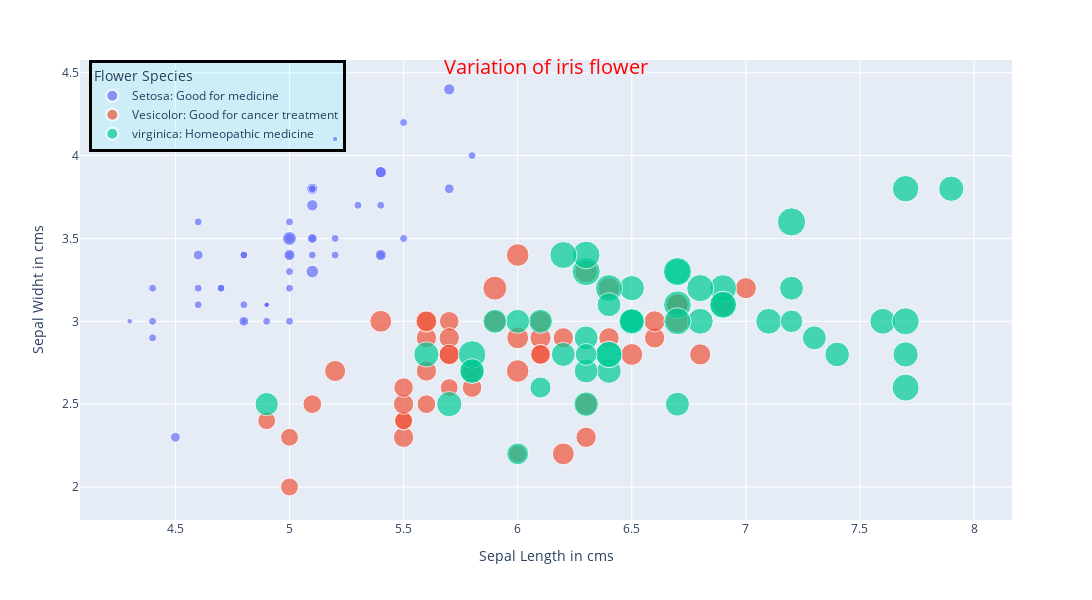

Notebook cell for this chart:
### Code cell
fig = px.scatter(iris, x = 'sepal_length', y = 'sepal_width', color = 'species',hover_data = ['petal_length'], 
           size = 'petal_width',
        labels = {'sepal_width': "Sepal Widht in cms", 'sepal_length': 'Sepal Length in cms'},)
fig.update_traces( marker_opacity = 0.7, )
fig.update_layout(title = dict(text = 'Variation of iris flower', font_size = 20), 
                  title_x = 0.5,title_y = 0.9, title_font_color = 'red',
                  legend_title_text = 'Flower Species',legend_bgcolor = 'rgba(0,255,255,0.1)',legend_bordercolor = 'black', 
                  legend_borderwidth  = 3, legend_x = 0.01, legend_tracegroupgap = 0.01)

#if you want to change the name of the legend items

for i , j in zip(['Setosa: Good for medicine' , 'Vesicolor: Good for cancer treatment', 'virginica: Homeopathic medicine']
                 ,['setosa', 'versicolor', 'virginica']):
    fig.update_traces(name = i, selector = {'name':j})
    
#changing the size of the figure , NOTE HEIGHT AND WIDTH ARE IN PIXELS

fig.update_layout(height = 600, width =1200)

fig.show()

### Figure 1 — Plotly figure (JSON) as saved in the notebook; plotly's stock layout.template omitted (floating-point values rounded to 4 significant figures)
{"data": [{"customdata": [[1.4], [1.4], [1.3], [1.5], [1.4], [1.7], [1.4], [1.5], [1.4], [1.5], [1.5], [1.6], [1.4], [1.1], [1.2], [1.5], [1.3], [1.4], [1.7], [1.5], [1.7], [1.5], [1], [1.7], [1.9], [1.6], [1.6], [1.5], [1.4], [1.6], [1.6], [1.5], [1.5], [1.4], [1.5], [1.2], [1.3], [1.5], [1.3], [1.5], [1.3], [1.3], [1.3], [1.6], [1.9], [1.4], [1.6], [1.4], [1.5], [1.4]], "hovertemplate": "species=setosa<br>Sepal Length in cms=%{x}<br>Sepal Widht in cms=%{y}<br>petal_width=%{marker.size}<br>petal_length=%{customdata[0]}<extra></extra>", "legendgroup": "setosa", "marker": {"color": "#636efa", "opacity": 0.7, "size": [0.2, 0.2, 0.2, 0.2, 0.2, 0.4, 0.3, 0.2, 0.2, 0.1, 0.2, 0.2, 0.1, 0.1, 0.2, 0.4, 0.4, 0.3, 0.3, 0.3, 0.2, 0.4, 0.2, 0.5, 0.2, 0.2, 0.4, 0.2, 0.2, 0.2, 0.2, 0.4, 0.1, 0.2, 0.1, 0.2, 0.2, 0.1, 0.2, 0.2, 0.3, 0.3, 0.2, 0.6, 0.4, 0.3, 0.2, 0.2, 0.2, 0.2], "sizemode": "area", "sizeref": 0.00625, "symbol": "circle"}, "mode": "markers", "name": "Setosa: Good for medicine", "orientation": "v", "showlegend": true, "type": "scatter", "x": [5.1, 4.9, 4.7, 4.6, 5, 5.4, 4.6, 5, 4.4, 4.9, 5.4, 4.8, 4.8, 4.3, 5.8, 5.7, 5.4, 5.1, 5.7, 5.1, 5.4, 5.1, 4.6, 5.1, 4.8, 5, 5, 5.2, 5.2, 4.7, 4.8, 5.4, 5.2, 5.5, 4.9, 5, 5.5, 4.9, 4.4, 5.1, 5, 4.5, 4.4, 5, 5.1, 4.8, 5.1, 4.6, 5.3, 5], "xaxis": "x", "y": [3.5, 3, 3.2, 3.1, 3.6, 3.9, 3.4, 3.4, 2.9, 3.1, 3.7, 3.4, 3, 3, 4, 4.4, 3.9, 3.5, 3.8, 3.8, 3.4, 3.7, 3.6, 3.3, 3.4, 3, 3.4, 3.5, 3.4, 3.2, 3.1, 3.4, 4.1, 4.2, 3.1, 3.2, 3.5, 3.1, 3, 3.4, 3.5, 2.3, 3.2, 3.5, 3.8, 3, 3.8, 3.2, 3.7, 3.3], "yaxis": "y"}, {"customdata": [[4.7], [4.5], [4.9], [4], [4.6], [4.5], [4.7], [3.3], [4.6], [3.9], [3.5], [4.2], [4], [4.7], [3.6], [4.4], [4.5], [4.1], [4.5], [3.9], [4.8], [4], [4.9], [4.7], [4.3], [4.4], [4.8], [5], [4.5], [3.5], [3.8], [3.7], [3.9], [5.1], [4.5], [4.5], [4.7], [4.4], [4.1], [4], [4.4], [4.6], [4], [3.3], [4.2], [4.2], [4.2], [4.3], [3], [4.1]], "hovertemplate": "species=versicolor<br>Sepal Length in cms=%{x}<br>Sepal Widht in cms=%{y}<br>petal_width=%{marker.size}<br>petal_length=%{customdata[0]}<extra></extra>", "legendgroup": "versicolor", "marker": {"color": "#EF553B", "opacity": 0.7, "size": [1.4, 1.5, 1.5, 1.3, 1.5, 1.3, 1.6, 1, 1.3, 1.4, 1, 1.5, 1, 1.4, 1.3, 1.4, 1.5, 1, 1.5, 1.1, 1.8, 1.3, 1.5, 1.2, 1.3, 1.4, 1.4, 1.7, 1.5, 1, 1.1, 1, 1.2, 1.6, 1.5, 1.6, 1.5, 1.3, 1.3, 1.3, 1.2, 1.4, 1.2, 1, 1.3, 1.2, 1.3, 1.3, 1.1, 1.3], "sizemode": "area", "sizeref": 0.00625, "symbol": "circle"}, "mode": "markers", "name": "Vesicolor: Good for cancer treatment", "orientation": "v", "showlegend": true, "type": "scatter", "x": [7, 6.4, 6.9, 5.5, 6.5, 5.7, 6.3, 4.9, 6.6, 5.2, 5, 5.9, 6, 6.1, 5.6, 6.7, 5.6, 5.8, 6.2, 5.6, 5.9, 6.1, 6.3, 6.1, 6.4, 6.6, 6.8, 6.7, 6, 5.7, 5.5, 5.5, 5.8, 6, 5.4, 6, 6.7, 6.3, 5.6, 5.5, 5.5, 6.1, 5.8, 5, 5.6, 5.7, 5.7, 6.2, 5.1, 5.7], "xaxis": "x", "y": [3.2, 3.2, 3.1, 2.3, 2.8, 2.8, 3.3, 2.4, 2.9, 2.7, 2, 3, 2.2, 2.9, 2.9, 3.1, 3, 2.7, 2.2, 2.5, 3.2, 2.8, 2.5, 2.8, 2.9, 3, 2.8, 3, 2.9, 2.6, 2.4, 2.4, 2.7, 2.7, 3, 3.4, 3.1, 2.3, 3, 2.5, 2.6, 3, 2.6, 2.3, 2.7, 3, 2.9, 2.9, 2.5, 2.8], "yaxis": "y"}, {"customdata": [[6], [5.1], [5.9], [5.6], [5.8], [6.6], [4.5], [6.3], [5.8], [6.1], [5.1], [5.3], [5.5], [5], [5.1], [5.3], [5.5], [6.7], [6.9], [5], [5.7], [4.9], [6.7], [4.9], [5.7], [6], [4.8], [4.9], [5.6], [5.8], [6.1], [6.4], [5.6], [5.1], [5.6], [6.1], [5.6], [5.5], [4.8], [5.4], [5.6], [5.1], [5.1], [5.9], [5.7], [5.2], [5], [5.2], [5.4], [5.1]], "hovertemplate": "species=virginica<br>Sepal Length in cms=%{x}<br>Sepal Widht in cms=%{y}<br>petal_width=%{marker.size}<br>petal_length=%{customdata[0]}<extra></extra>", "legendgroup": "virginica", "marker": {"color": "#00cc96", "opacity": 0.7, "size": [2.5, 1.9, 2.1, 1.8, 2.2, 2.1, 1.7, 1.8, 1.8, 2.5, 2, 1.9, 2.1, 2, 2.4, 2.3, 1.8, 2.2, 2.3, 1.5, 2.3, 2, 2, 1.8, 2.1, 1.8, 1.8, 1.8, 2.1, 1.6, 1.9, 2, 2.2, 1.5, 1.4, 2.3, 2.4, 1.8, 1.8, 2.1, 2.4, 2.3, 1.9, 2.3, 2.5, 2.3, 1.9, 2, 2.3, 1.8], "sizemode": "area", "sizeref": 0.00625, "symbol": "circle"}, "mode": "markers", "name": "virginica: Homeopathic medicine", "orientation": "v", "showlegend": true, "type": "scatter", "x": [6.3, 5.8, 7.1, 6.3, 6.5, 7.6, 4.9, 7.3, 6.7, 7.2, 6.5, 6.4, 6.8, 5.7, 5.8, 6.4, 6.5, 7.7, 7.7, 6, 6.9, 5.6, 7.7, 6.3, 6.7, 7.2, 6.2, 6.1, 6.4, 7.2, 7.4, 7.9, 6.4, 6.3, 6.1, 7.7, 6.3, 6.4, 6, 6.9, 6.7, 6.9, 5.8, 6.8, 6.7, 6.7, 6.3, 6.5, 6.2, 5.9], "xaxis": "x", "y": [3.3, 2.7, 3, 2.9, 3, 3, 2.5, 2.9, 2.5, 3.6, 3.2, 2.7, 3, 2.5, 2.8, 3.2, 3, 3.8, 2.6, 2.2, 3.2, 2.8, 2.8, 2.7, 3.3, 3.2, 2.8, 3, 2.8, 3, 2.8, 3.8, 2.8, 2.8, 2.6, 3, 3.4, 3.1, 3, 3.1, 3.1, 3.1, 2.7, 3.2, 3.3, 3, 2.5, 3, 3.4, 3], "yaxis": "y"}], "layout": {"height": 600, "legend": {"bgcolor": "rgba(0,255,255,0.1)", "bordercolor": "black", "borderwidth": 3, "itemsizing": "constant", "title": {"text": "Flower Species"}, "tracegroupgap": 0.01, "x": 0.01}, "margin": {"t": 60}, "title": {"font": {"color": "red", "size": 20}, "text": "Variation of iris flower", "x": 0.5, "y": 0.9}, "width": 1200, "xaxis": {"anchor": "y", "domain": [0, 1], "title": {"text": "Sepal Length in cms"}}, "yaxis": {"anchor": "x", "domain": [0, 1], "title": {"text": "Sepal Widht in cms"}}}}
